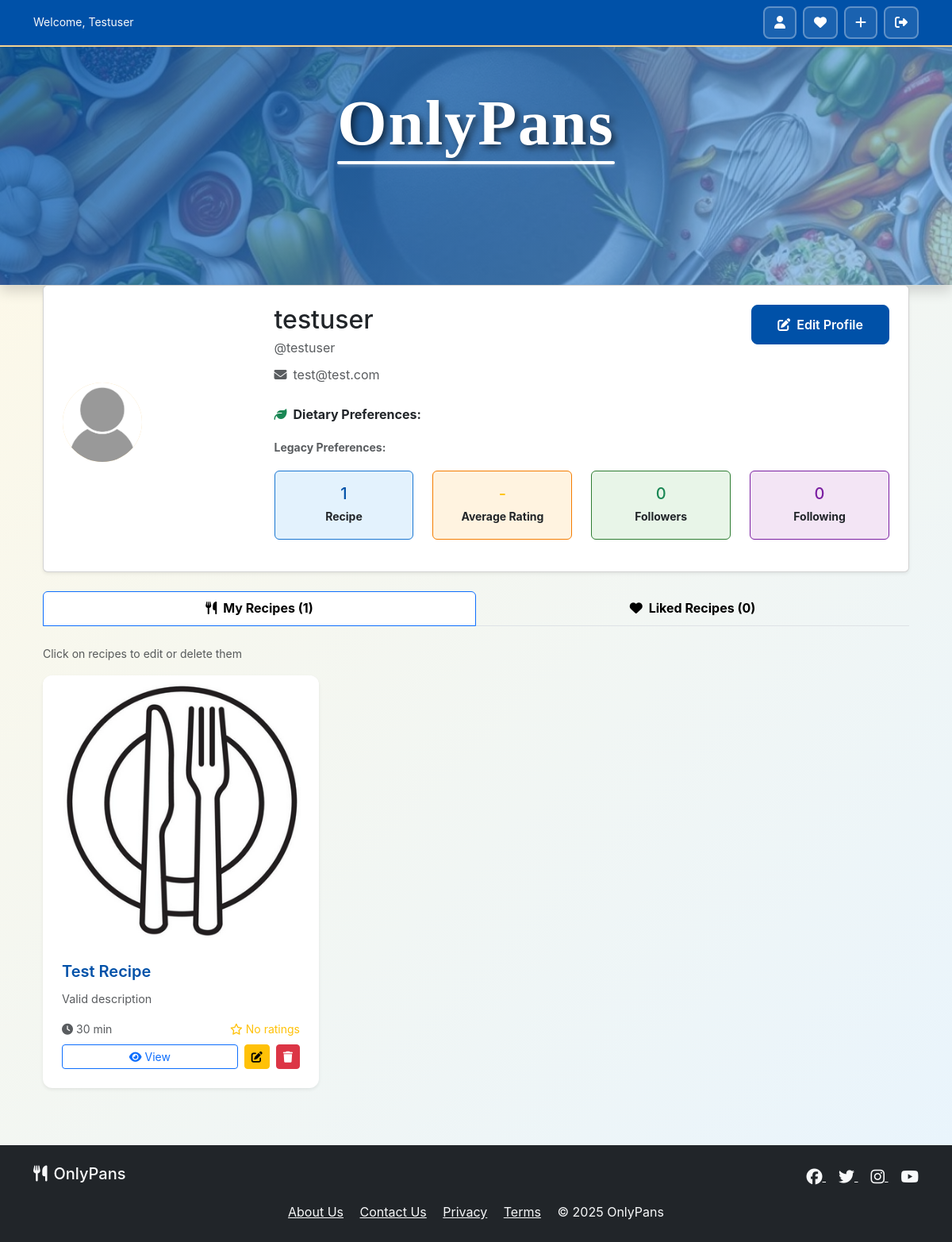
Page /accounts/profile/ (signed in) on the earlier database version.
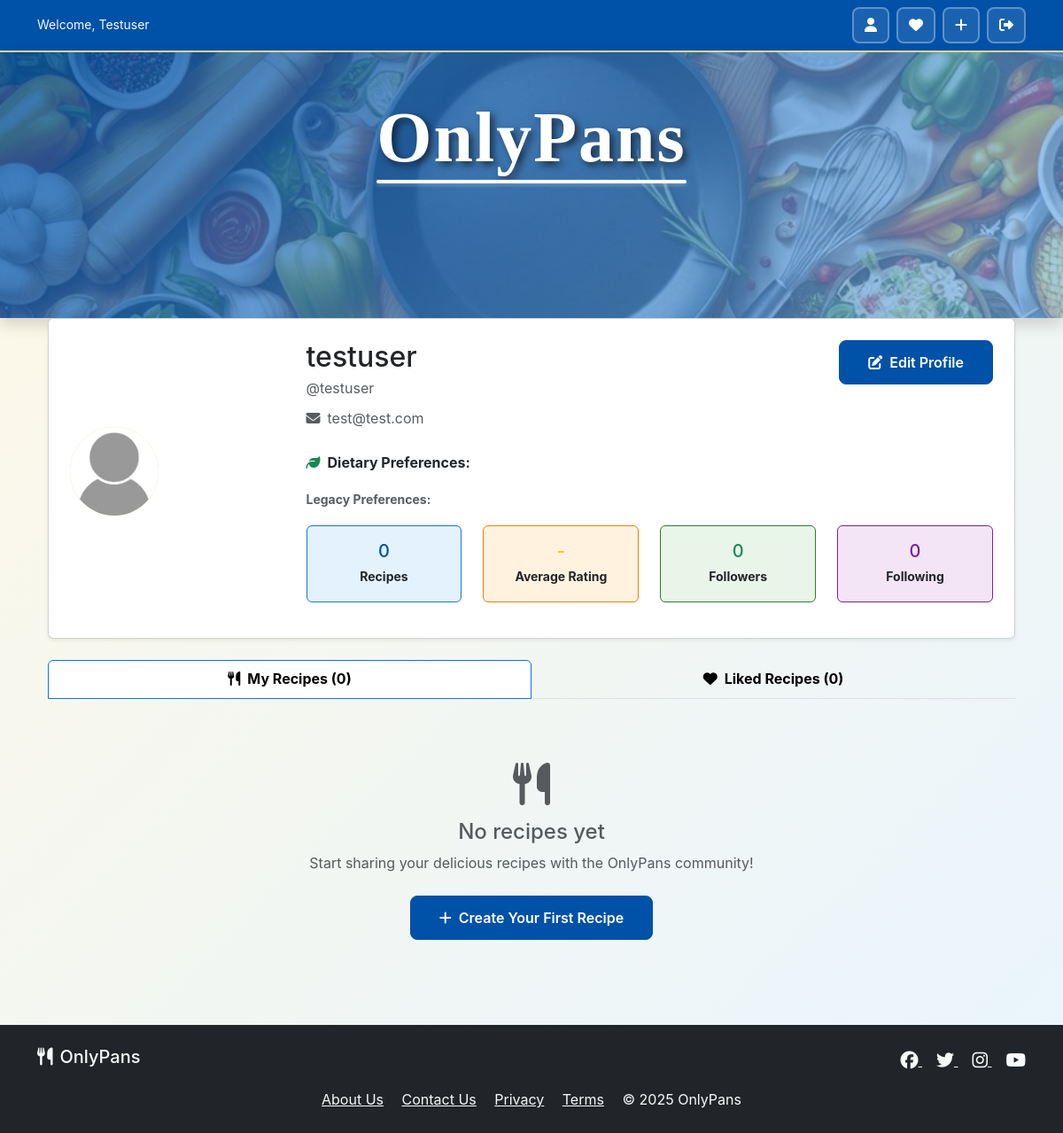
Same page on the later database version.
### recipes/models.py (models this page shows, shortened)
class Recipe(models.Model):
    user = models.ForeignKey(User, on_delete=models.CASCADE,
                             related_name='recipes')
    title = models.CharField(
        max_length=200,  # Reasonable recipe title length
        help_text='Recipe title (max 200 characters)'
    )
    slug = models.SlugField(max_length=255, unique=True, blank=True)
    description = models.TextField(
        max_length=1000,  # Prevent extremely long descriptions
        blank=True,
        help_text='Tell us about this recipe! (max 1000 characters)'
    )
    prep_time = models.PositiveIntegerField(
        help_text='Preparation time in minutes (max 1440 = 24 hours)',
        validators=[MinValueValidator(1), MaxValueValidator(1440)]
    )
    cook_time = models.PositiveIntegerField(
        help_text='Cooking time in minutes (max 1440 = 24 hours)',
        validators=[MinValueValidator(1), MaxValueValidator(1440)]
    )
    servings = models.PositiveIntegerField(
        default=4,
        help_text='Number of servings (max 100)',
        validators=[MinValueValidator(1), MaxValueValidator(100)]
    )
    image = CloudinaryField(
        'image',
        blank=True,
        null=True,
        folder='recipes/',
        help_text='Upload recipe image'
    )
    image_url = models.URLField(blank=True, help_text='Or paste image URL')
    tags = models.ManyToManyField(Tag, blank=True)
    view_count = models.PositiveIntegerField(default=0)
    created_at = models.DateTimeField(auto_now_add=True)
    updated_at = models.DateTimeField(auto_now=True)
    def get_image_url(self):
        from django.templatetags.static import static
        return static('images/default_recipe.png')
    @property
    def total_time(self):
        return self.prep_time + self.cook_time
    @property
    def average_rating(self):
        ratings = self.ratings.all()
        if ratings:
            return sum(r.rating for r in ratings) / len(ratings)
        return 0
    class Meta:
        ordering = ['-created_at']

### accounts/views.py (the view)
# urls.py: path('profile/', views.profile_view, name='profile'),
@login_required
def profile_view(request, username=None):
    if username:
        profile_user = get_object_or_404(User, username=username)
        is_own_profile = request.user == profile_user
    else:
        profile_user = request.user
        is_own_profile = True
    from .models import UserProfile
    user_profile, created = UserProfile.objects.get_or_create(
        user=profile_user
    )
    user_recipes = profile_user.recipes.all().order_by('-created_at')
    follower_count = user_profile.get_follower_count()
    following_count = user_profile.get_following_count()
    is_following = False
    if request.user.is_authenticated and not is_own_profile:
        is_following = user_profile.is_following(profile_user)
    liked_recipes = []
    if is_own_profile:
        liked_recipe_objects = user_profile.get_liked_recipes()[:6]  # Show first 6
        liked_recipes = [like.recipe for like in liked_recipe_objects]
    context = {
        'profile_user': profile_user,
        'user_profile': user_profile,
        'is_own_profile': is_own_profile,
        'user_recipes': user_recipes,
        'recipe_count': user_recipes.count(),
        'average_rating': user_profile.get_average_recipe_rating(),
        'follower_count': follower_count,
        'following_count': following_count,
        'is_following': is_following,
        'liked_recipes': liked_recipes,
        'liked_count': len(user_profile.get_liked_recipes()) if is_own_profile else 0,
    }
    return render(request, 'accounts/profile.html', context)

### accounts/models.py (called while the page is built)
    def get_profile_image_url(self):
        from django.templatetags.static import static
        if self.profile_image:
            try:
                return self.profile_image.url
            except Exception:
                return static('images/default_user.jpg')
        return static('images/default_user.jpg')

    @property
    def full_display_name(self):
        if self.user.first_name or self.user.last_name:
            return self.user.get_full_name()
        return self.user.username

    def get_average_recipe_rating(self):
        user_recipes = self.user.recipes.all()
        if not user_recipes:
            return 0
        total_rating = 0
        total_recipes_with_ratings = 0
        for recipe in user_recipes:
            avg_rating = recipe.average_rating
            if avg_rating > 0:
                total_rating += avg_rating
                total_recipes_with_ratings += 1
        if total_recipes_with_ratings == 0:
            return 0
        return round(total_rating / total_recipes_with_ratings, 1)

    def get_follower_count(self):
        return self.user.followers.count()

    def get_following_count(self):
        return self.user.following.count()

### accounts/templates/accounts/profile.html (shortened to what the changed rows need)
{% extends 'base.html' %}
{% load static %}
{% load profile_extras %}
{% block content %}
<div class="container-fluid">
    <div class="row">
        <div class="col-12 mb-4">
            <div class="card shadow-sm">
                <div class="card-body">
                    <div class="row align-items-center">
                        <div class="col-md-9">
                            <div
                                class="d-flex justify-content-between align-items-start mb-3"
                            >
                                <div>
                                    <h2 class="mb-1">
                                        {{ profile_user.profile.full_display_name }}
                                    </h2>
                                </div>
                            </div>
                            <div class="row text-center">
                                <div class="col-md-3 mb-3">
                                    <div class="p-3 rounded" style="background-color: #e3f2fd; border: 1px solid #1976d2;">
                                        <h5 class="mb-1 text-primary">
                                            {{ recipe_count }}
                                        </h5>
                                        <small class="text-dark fw-bold">Recipe{{ recipe_count|pluralize }}</small>
                                    </div>
                                </div>
                            </div>
                        </div>
                    </div>
                </div>
            </div>
        </div>
        <div class="col-12">
            {% if is_own_profile %}
            <nav>
                <div class="nav nav-tabs nav-justified" id="nav-tab" role="tablist">
                    <button class="nav-link active fw-bold" id="nav-recipes-tab" data-bs-toggle="tab" data-bs-target="#nav-recipes" type="button" role="tab" aria-controls="nav-recipes" aria-selected="true" style="color: #000 !important; border-color: #0d6efd;">
                        <i class="fas fa-utensils me-2"></i>My Recipes ({{ recipe_count }})
                    </button>
                    <button class="nav-link fw-bold" id="nav-liked-tab" data-bs-toggle="tab" data-bs-target="#nav-liked" type="button" role="tab" aria-controls="nav-liked" aria-selected="false" style="color: #000 !important;">
                        <i class="fas fa-heart me-2"></i>Liked Recipes ({{ liked_count }})
                    </button>
                </div>
            </nav>
            <div class="tab-content mt-4" id="nav-tabContent">
                <div class="tab-pane fade show active" id="nav-recipes" role="tabpanel" aria-labelledby="nav-recipes-tab">
                    {% if recipe_count > 0 %}
                    <small class="text-muted mb-3 d-block">Click on recipes to edit or delete them</small>
                    {% endif %}
            {% endif %}
            {% if user_recipes %}
            <div class="row">
                {% for recipe in user_recipes %}
                <div class="col-md-6 col-lg-4 mb-4">
                    <div class="card h-100 shadow-sm recipe-card">
                        {% if recipe.get_image_url %}
                        <img
                            src="{{ recipe.get_image_url }}"
                            class="card-img-top"
                            alt="{{ recipe.title }}"
                            class="profile-recipe-image"
                        />
                        {% endif %}
                        <div class="card-body d-flex flex-column">
                            <h5 class="card-title">{{ recipe.title }}</h5>
                            <p class="card-text text-muted flex-grow-1">
                                {{ recipe.description|truncatewords:15 }}
                            </p>
                            <div class="mt-auto">
                                <div
                                    class="d-flex justify-content-between align-items-center mb-2"
                                >
                                    <small class="text-muted">
                                        <i class="fas fa-clock me-1"></i>{{ recipe.total_time }} min
                                    </small>
                                    <small class="text-warning">
                                        {% if recipe.average_rating > 0 %}
                                            <i class="fas fa-star me-1"></i>{{ recipe.average_rating|floatformat:1 }}
                                        {% else %}
                                            <i class="far fa-star me-1"></i>No
                                        ratings {% endif %}
                                    </small>
                                </div>
                                <div class="d-flex gap-2">
                                    <a
                                    <a
                                        href="{% url 'recipes:recipe_detail' recipe.slug %}"
                                        class="btn btn-outline-primary btn-sm flex-grow-1"
                                        aria-label="View {{ recipe.title }}"
                                        data-bs-toggle="tooltip"
                                        data-bs-placement="top"
                                        title="View Recipe"
                                    >
                                        <i class="fas fa-eye me-1"></i>View
                                    </a>
                                    {% if is_own_profile %}
                                    <a
                                        href="{% url 'recipes:recipe_edit' recipe.slug %}"
                                        class="btn btn-warning btn-sm"
                                        aria-label="Edit {{ recipe.title }}"
                                        data-bs-toggle="tooltip"
                                        data-bs-placement="top"
                                        title="Edit Recipe"
                                    >
                                        <i class="fas fa-edit"></i>
                                    </a>
                                    <button
                                        class="btn btn-danger btn-sm"
                                        onclick="confirmDelete('{{ recipe.slug }}', '{{ recipe.title }}')"
                                        aria-label="Delete {{ recipe.title }}"
                                        data-bs-toggle="tooltip"
                                        data-bs-placement="top"
                                        title="Delete Recipe"
                                    >
                                        <i class="fas fa-trash"></i>
                                    </button>
                                    {% endif %}
                                </div>
                            </div>
                        </div>
                    </div>
                </div>
                {% endfor %}
            </div>
            {% else %}
            <div class="text-center py-5">
                <i class="fas fa-utensils fa-3x text-muted mb-3"></i>
                <h4 class="text-muted">No recipes yet</h4>
                {% if is_own_profile %}
                <p class="text-muted mb-4">
                    Start sharing your delicious recipes with the OnlyPans
                    community!
                </p>
                <a href="{% url 'recipes:recipe_create' %}" class="btn btn-primary">
                    <i class="fas fa-plus me-2"></i>Create Your First Recipe
                </a>
                {% else %}
                <p class="text-muted">
                    {{ profile_user.profile.display_name }} hasn't shared any
                    recipes yet.
                </p>
                {% endif %}
            </div>
            {% endif %}
            {% if is_own_profile %}
                </div>
            </div>
            {% endif %}
        </div>
    </div>
</div>
{% endblock %}

Differences in the rows shown:
removed Recipe: title "Test Recipe", description "Valid description", total_time "30", shows "No ratings"
Other differences:
{{ recipe_count }}: "1" → "0"
text no longer shown: "Click on recipes to edit or delete them"
text now shown: "No recipes yet Start sharing your delicious recipes with the OnlyPans community! Create Your First Recipe"
